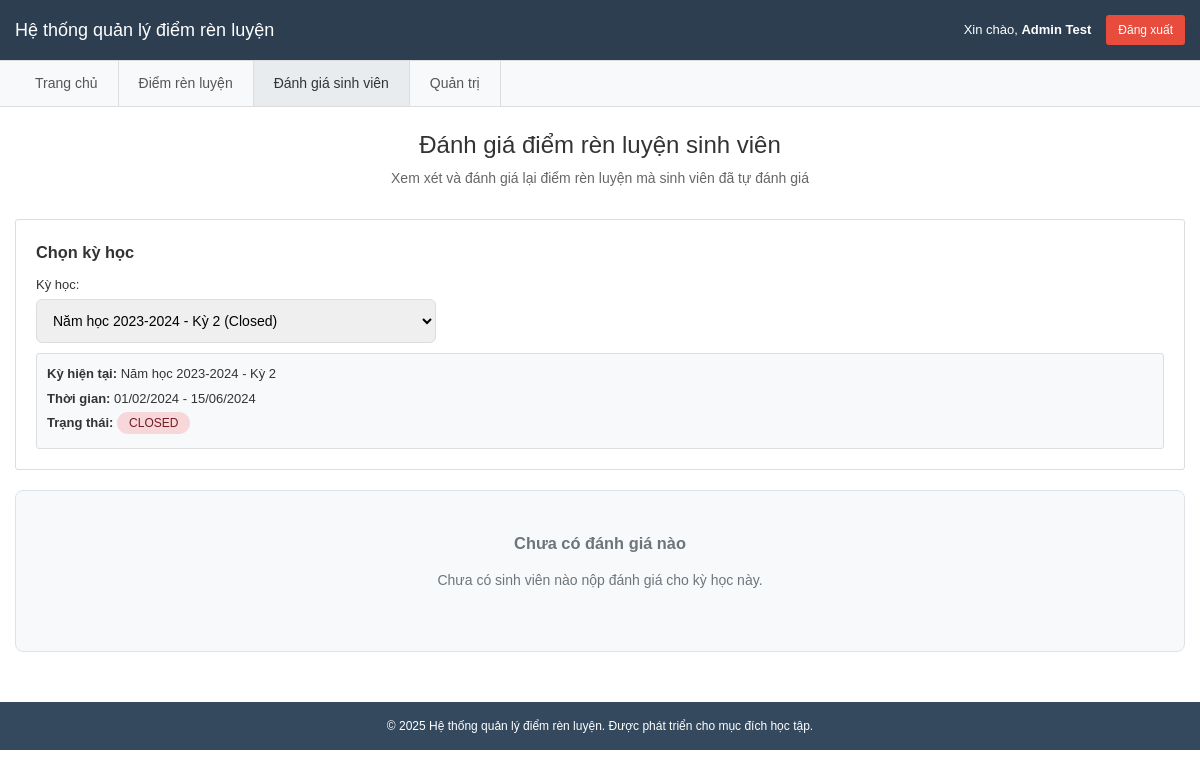
Screenshot of /lecturer_evaluation.php?term_id=2 (signed in) with the database file from the repository.
### tables this page shows
CREATE TABLE IF NOT EXISTS terms (
  id BIGINT UNSIGNED PRIMARY KEY AUTO_INCREMENT,
  academic_year VARCHAR(9) NOT NULL,
  term_no TINYINT UNSIGNED NOT NULL,
  status ENUM('upcoming','open','closed') NOT NULL DEFAULT 'upcoming',
  start_date DATE NOT NULL,
  end_date DATE NOT NULL,
  created_at TIMESTAMP NULL DEFAULT CURRENT_TIMESTAMP,
  updated_at TIMESTAMP NULL DEFAULT CURRENT_TIMESTAMP ON UPDATE CURRENT_TIMESTAMP,
  UNIQUE KEY uq_terms (academic_year, term_no),
  CHECK (start_date <= end_date)
);

### lecturer_evaluation.php (the view, shortened to what the rows shown need)
<?php
require_once 'config.php';
$success_message = '';
$error_message = '';
try {
    $selected_term_id = isset($_GET['term_id']) ? (int)$_GET['term_id'] : 0;
    $current_term = null;
    if ($selected_term_id > 0) {
        $stmt = $pdo->prepare("SELECT * FROM terms WHERE id = :term_id");
        $stmt->execute([':term_id' => $selected_term_id]);
        $current_term = $stmt->fetch(PDO::FETCH_ASSOC);
    }
    $evaluation_detail = null;
    $evaluation_items = [];
    $criteria = ['parent' => [], 'child' => []];
} catch (PDOException $e) {
    $error_message = "Lỗi database: " . $e->getMessage();
}
?>
<!DOCTYPE html>
<html lang="vi">
<head>
    <link rel="stylesheet" href="style.css">
</head>
<body>
    <header class="header">
        <div class="container">
            <h1>Hệ thống quản lý điểm rèn luyện</h1>
        </div>
    </header>
    <main class="main-content">
        <div class="container">
            <?php if (!empty($evaluation_detail)): ?>
                <a href="lecturer_evaluation.php?term_id=<?php echo $selected_term_id; ?>" class="back-link">← Quay lại danh sách</a>
                <section class="evaluation-detail">
                    <div class="page-header">
                        <h2>Đánh giá điểm rèn luyện sinh viên</h2>
                        <p>
                            <strong><?php echo htmlspecialchars($evaluation_detail['student_name']); ?></strong>
                            (<?php echo htmlspecialchars($evaluation_detail['student_code']); ?>) -
                            Lớp <?php echo htmlspecialchars($evaluation_detail['class_code']); ?> -
                            Năm học <?php echo htmlspecialchars($evaluation_detail['academic_year']); ?>
                            Kỳ <?php echo $evaluation_detail['term_no']; ?>
                        </p>
                    </div>
                    <?php if (!empty($success_message)): ?>
                        <div class="alert alert-success">
                            <?php echo $success_message; ?>
                        </div>
                    <?php endif; ?>
                    <?php if (!empty($error_message)): ?>
                        <div class="alert alert-error">
                            <?php echo $error_message; ?>
                        </div>
                    <?php endif; ?>
                    <form method="POST" action="" class="lecturer-evaluation-form">
                        <input type="hidden" name="evaluation_id" value="<?php echo $evaluation_detail['id']; ?>">
                        <input type="hidden" name="save_evaluation" value="1">
                        <?php foreach ($criteria['parent'] as $parent): ?>
                            <div class="criteria-group">
                                <div class="criteria-header">
                                    <h4><?php echo htmlspecialchars($parent['name']); ?></h4>
                                    <?php if ($parent['max_point']): ?>
                                        <span class="max-point">Tối đa: <?php echo $parent['max_point']; ?> điểm</span>
                                    <?php endif; ?>
                                </div>
                                <?php if (isset($criteria['child'][$parent['id']])): ?>
                                    <?php foreach ($criteria['child'][$parent['id']] as $child): ?>
                                        <?php if (isset($evaluation_items[$child['id']])): ?>
                                            <?php $item = $evaluation_items[$child['id']]; ?>
                                            <div class="criteria-item">
                                                <div class="criteria-info">
                                                    <label><?php echo htmlspecialchars($child['name']); ?></label>
                                                    <span class="max-point">Tối đa: <?php echo $child['max_point']; ?> điểm</span>
                                                </div>
                                                <div class="score-comparison">
                                                    <div class="score-input-group">
                                                        <label>Sinh viên tự đánh giá:</label>
                                                        <input type="number" value="<?php echo isset($item['self_score']) && $item['self_score'] !== null ? number_format($item['self_score'], 1) : '0.0'; ?>"
                                                               readonly class="score-readonly" title="Điểm sinh viên đã tự đánh giá">
                                                        <span>điểm</span>
                                                        <?php if (!isset($item['self_score']) || $item['self_score'] === null): ?>
                                                            <small style="color: #dc3545; font-style: italic;">(Sinh viên chưa đánh giá)</small>
                                                        <?php endif; ?>
                                                    </div>
                                                    <div class="score-input-group">
                                                        <label>Giảng viên đánh giá:</label>
                                                        <input type="number" step="0.1" min="0" max="<?php echo $child['max_point']; ?>"
                                                               name="scores[<?php echo $child['id']; ?>][lecturer_score]"
                                                               value="<?php echo $item['lecturer_score'] ?? ''; ?>"
                                                               placeholder="0.0" class="score-input">
                                                        <span>điểm</span>
                                                    </div>
                                                </div>
                                                <div class="note-section">
                                                    <label>Ghi chú đánh giá:</label>
                                                    <textarea name="scores[<?php echo $child['id']; ?>][note]"
                                                              placeholder="Nhập ghi chú, lý do điều chỉnh điểm (nếu có)..."
                                                              class="note-textarea"><?php echo htmlspecialchars($item['note'] ?? ''); ?></textarea>
                                                </div>
                                            </div>
                                        <?php endif; ?>
                                    <?php endforeach; ?>
                                <?php else: ?>
                                    <?php if (isset($evaluation_items[$parent['id']])): ?>
                                        <?php $item = $evaluation_items[$parent['id']]; ?>
                                        <div class="criteria-item">
                                            <div class="score-comparison">
                                                <div class="score-input-group">
                                                    <label>Sinh viên tự đánh giá:</label>
                                                    <input type="number" value="<?php echo isset($item['self_score']) && $item['self_score'] !== null ? number_format($item['self_score'], 1) : '0.0'; ?>"
                                                           readonly class="score-readonly" title="Điểm sinh viên đã tự đánh giá">
                                                    <span>điểm</span>
                                                    <?php if (!isset($item['self_score']) || $item['self_score'] === null): ?>
                                                        <small style="color: #dc3545; font-style: italic;">(Sinh viên chưa đánh giá)</small>
                                                    <?php endif; ?>
                                                </div>
                                                <div class="score-input-group">
                                                    <label>Giảng viên đánh giá:</label>
                                                    <input type="number" step="0.1" min="0" max="<?php echo $parent['max_point']; ?>"
                                                           name="scores[<?php echo $parent['id']; ?>][lecturer_score]"
                                                           value="<?php echo $item['lecturer_score'] ?? ''; ?>"
                                                           placeholder="0.0" class="score-input">
                                                    <span>điểm</span>
                                                </div>
                                            </div>
                                            <div class="note-section">
                                                <label>Ghi chú đánh giá:</label>
                                                <textarea name="scores[<?php echo $parent['id']; ?>][note]"
                                                          placeholder="Nhập ghi chú, lý do điều chỉnh điểm (nếu có)..."
                                                          class="note-textarea"><?php echo htmlspecialchars($item['note'] ?? ''); ?></textarea>
                                            </div>
                                        </div>
                                    <?php endif; ?>
                                <?php endif; ?>
                            </div>
                        <?php endforeach; ?>
                        <div class="form-actions">
                            <button type="submit" class="btn-save">Lưu đánh giá</button>
                            <a href="lecturer_evaluation.php?term_id=<?php echo $selected_term_id; ?>" class="btn-cancel">Hủy</a>
                        </div>
                    </form>
                </section>
            <?php else: ?>
                <section class="page-header">
                    <h2>Đánh giá điểm rèn luyện sinh viên</h2>
                </section>
                <section class="term-selection">
                    <?php if ($current_term): ?>
                    <div class="current-term-info">
                        <p><strong>Kỳ hiện tại:</strong>
                           Năm học <?php echo htmlspecialchars($current_term['academic_year']); ?> -
                           Kỳ <?php echo $current_term['term_no']; ?>
                        </p>
                        <p><strong>Thời gian:</strong>
                           <?php echo date('d/m/Y', strtotime($current_term['start_date'])); ?> -
                           <?php echo date('d/m/Y', strtotime($current_term['end_date'])); ?>
                        </p>
                        <p><strong>Trạng thái:</strong>
                           <span class="status-badge status-<?php echo $current_term['status']; ?>">
                               <?php echo ucfirst($current_term['status']); ?>
                           </span>
                        </p>
                    </div>
                    <?php endif; ?>
                </section>
            <?php endif; ?>
        </div>
    </main>
</body>
</html>

### rows the page displays
terms: academic_year "2023-2024", term_no "2", start_date "01/02/2024", end_date "15/06/2024", status "CLOSED"

### other values shown
$user_name "Admin Test"
